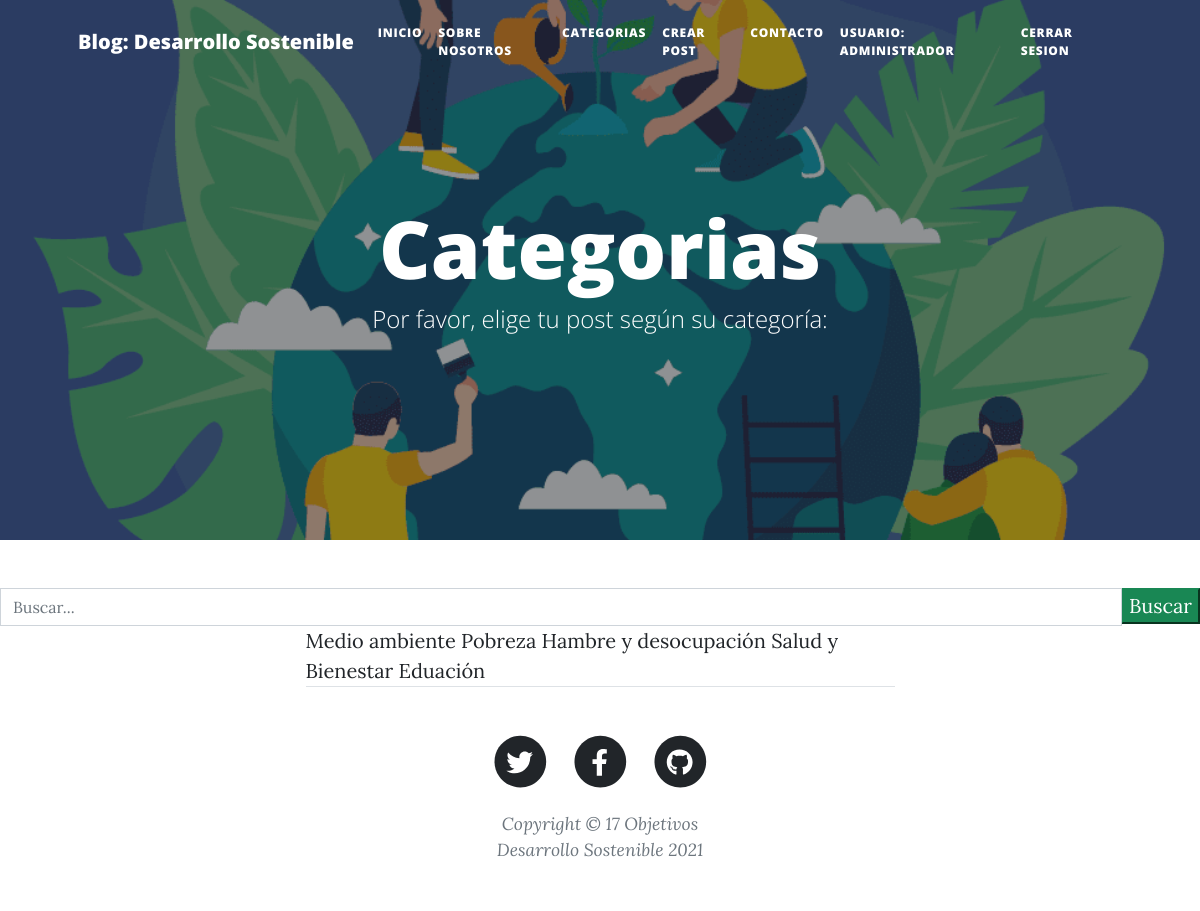
/categorias/ (signed in), run on the app's committed database.
### appblog/models.py (models this page shows, shortened)
class ModeloBase(models.Model):
    id=models.AutoField(primary_key=True)
    estado=models.BooleanField('Estado', default=True)
    fecha_creacion=models.DateTimeField ('Fecha creación', auto_now=False, auto_now_add= True)
    fecha_modificacion=models.DateTimeField ('Fecha de modificación', auto_now= True, auto_now_add= False)
    fecha_eliminacion=models.DateTimeField ('Fecha de eliminación', auto_now=True, auto_now_add= False)
    class Meta:
        abstract = True

class Categoria(ModeloBase):
    nombre=models.CharField('Nombre de la categoría', max_length=100, unique = True)
    imagen_ref=models.ImageField ('Imagen referencial', upload_to = 'categoria/')
    class Meta:
        verbose_name = 'Categoria'
        verbose_name_plural = 'Categorias'

### appblog/views.py (the view)
class Categorias (ListView):
     model=Categoria
     template_name = 'categorias.html'

### templates/categorias.html (shortened to what this page needs)
{% extends 'index.html' %}
{% load static %}
{% block imagen %}
{% static "assets/img/nos.png"%}
{% endblock imagen %}
{% block titulo_principal%}
Categorias
{% endblock titulo_principal%}
{% block titulo_secundario%}
Por favor, elige tu post según su categoría:
{% endblock titulo_secundario%}
{% block contenido%}
<div class="container px-4 px-lg-5">
    <div class="row gx-4 gx-lg-5 justify-content-center">
        <div class="col-md-10 col-lg-8 col-xl-7">
            {% for categoria in categoria_list %}
             {{categoria.nombre}}
             {% endfor%}
{% endblock contenido%}

### templates/index.html (shortened to what this page needs)
{% load static %}
<!DOCTYPE html>
<html lang="es">
    <head>
        <link href="{% static 'css/styles.css' %}" rel="stylesheet" />
    </head>
    <body>
        <nav class="navbar navbar-expand-lg navbar-light" id="mainNav">
            <div class="container px-4 px-lg-5">
                <a class="navbar-brand" href="{% url 'blog:index' %}">Blog: Desarrollo Sostenible</a>
                <div class="collapse navbar-collapse" id="navbarResponsive">
                    <ul class="navbar-nav ms-auto py-4 py-lg-0">
                        <li class="nav-item"><a class="nav-link px-lg-2 py-2 py-lg-3" href="{% url 'blog:index' %}">Inicio</a> </li>
                        <li class="nav-item"><a class="nav-link px-lg-2 py-2 py-lg-3" href="{% url 'blog:about' %}">Sobre Nosotros</a></li>
                        <li class="nav-item"><a class="nav-link px-lg-2 py-2 py-lg-3" href="{% url 'blog:categorias' %}">Categorias</a></li>
                        <li class="nav-item"><a class="nav-link px-lg-2 py-2 py-lg-3" href="{% url 'blog:crear_post' %}">Crear Post</a></li>
                        <li class="nav-item"><a class="nav-link px-lg-2 py-2 py-lg-3" href="{% url 'blog:contacto' %}">Contacto</a></li>
                        {% if user.is_authenticated %}
                        <li class="nav-item"><a class="nav-link px-lg-2 py-2 py-lg-3" href="{% url 'blog:index' %}">Usuario: {{ user.username }}</a></li>
                        <li class="nav-item"><a class="nav-link px-lg-2 py-2 py-lg-3" href="{% url 'login:logout' %}">Cerrar Sesion</a></li>
                        {% else %}
                        <li class="nav-item"><a class="nav-link px-lg-2 py-2 py-lg-3" href="{% url 'login:login' %}">Iniciar sesión</a></li>
                        <li class="nav-item"><a class="nav-link px-lg-2 py-2 py-lg-3" href="{% url 'blog:registre' %}">Registrarse</a></li>
                        {% endif %}
                    </ul>
                </div>
            </div>
        </nav>
        <header class="masthead" id= "bg" style="background-image: url({% block imagen %} {% static "assets/img/objetivos-de-desarrollo-sostenible.jpg"%} {% endblock imagen %})">
            <div class="container position-relative px-4 px-lg-5">
                <div class="row gx-4 gx-lg-5 justify-content-center">
                    <div class="col-md-10 col-lg-8 col-xl-7">
                        <div class="site-heading">
                            <h1>{% block titulo_principal %}17 Objetivos: Desarrollo Sostenible</h1> {% endblock titulo_principal%}
                            <span class="subheading"> {% block titulo_secundario %} Un blog para debatir ideas y compartir propuestas {% endblock titulo_secundario %} </span>
                        </div>
                    </div>
                </div>
            </div>
        </header>
        <div class = "conteiner">
            <div class = "row">
                <div class="col-md-12 search">
                    <form class="" method="GET">
                        <div id="custom-search-input">
                            <div class="input-group col-md 12">
                                <input type="text"  class="form-control" placeholder="Buscar..." name="buscar">
                                <span class="input-group-list">
                                    <button type="submit" class="boton btn-success">Buscar</button>
                                </span>
                            </div>
                        </div>
                    </form>
                </div>
            </div>
        </div>
        {% block contenido %}{% endblock contenido%}
        <footer class="border-top">
            <div class="container px-4 px-lg-5">
                <div class="row gx-4 gx-lg-5 justify-content-center">
                    <div class="col-md-10 col-lg-8 col-xl-7">
                        <ul class="list-inline text-center">
                            <li class="list-inline-item">
                                <a href="#!">
                                    <span class="fa-stack fa-lg">
                                        <i class="fas fa-circle fa-stack-2x"></i>
                                        <i class="fab fa-twitter fa-stack-1x fa-inverse"></i>
                                    </span>
                                </a>
                            </li>
                            <li class="list-inline-item">
                                <a href="#!">
                                    <span class="fa-stack fa-lg">
                                        <i class="fas fa-circle fa-stack-2x"></i>
                                        <i class="fab fa-facebook-f fa-stack-1x fa-inverse"></i>
                                    </span>
                                </a>
                            </li>
                            <li class="list-inline-item">
                                <a href="#!">
                                    <span class="fa-stack fa-lg">
                                        <i class="fas fa-circle fa-stack-2x"></i>
                                        <i class="fab fa-github fa-stack-1x fa-inverse"></i>
                                    </span>
                                </a>
                            </li>
                        </ul>
                        <div class="small text-center text-muted fst-italic">Copyright &copy; 17 Objetivos Desarrollo Sostenible 2021</div>
                    </div>
                </div>
            </div>
        </footer>
    </body>
</html>

### data on the page
Categoria: nombre "Medio ambiente"
Categoria: nombre "Pobreza"
Categoria: nombre "Hambre y desocupación"
Categoria: nombre "Salud y Bienestar"
Categoria: nombre "Eduación"

### other printed values
{{ user.username }} "ADMINISTRADOR"
